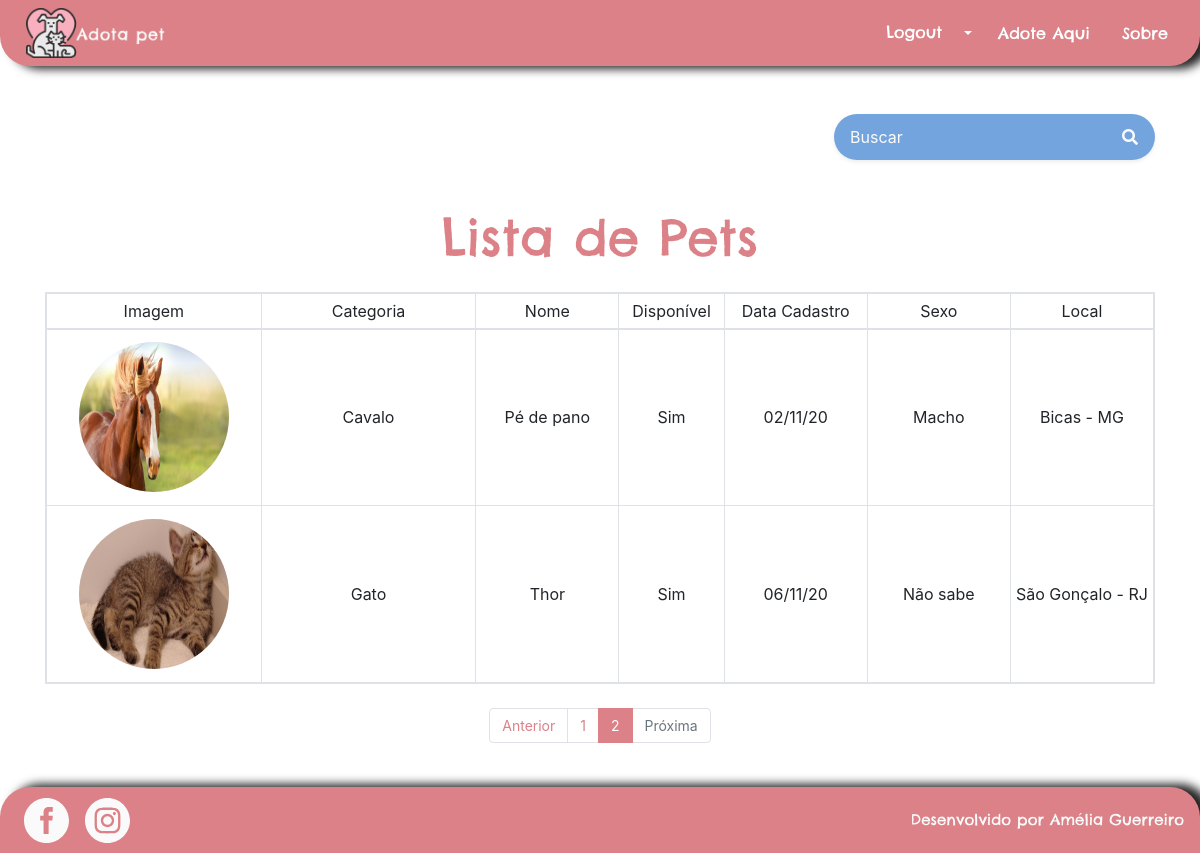
The app's page /pets/lista_pets/?pagina=2&query_string= (signed in), older data.
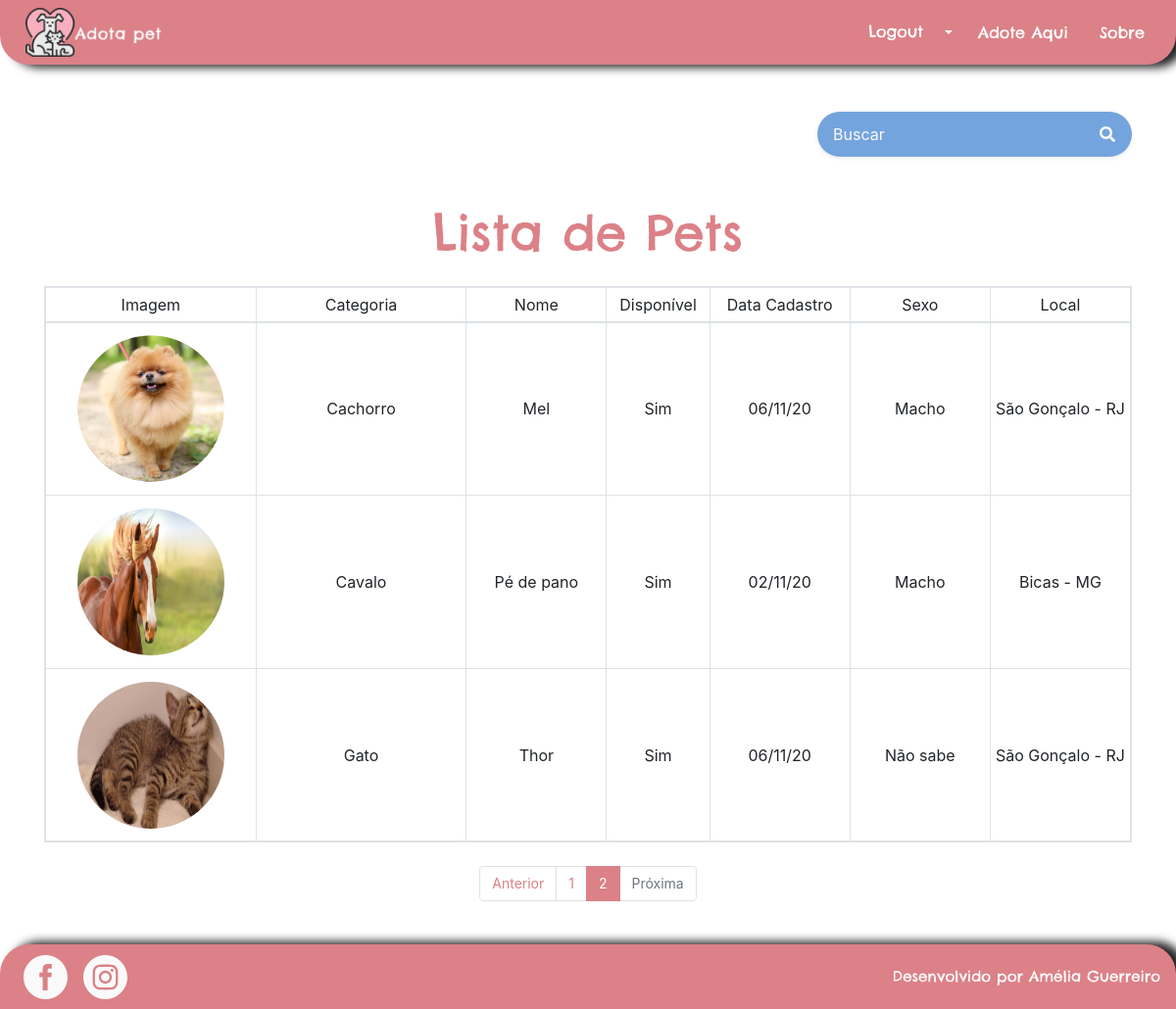
The same page, newer data.
### pet/models.py (models this page shows, shortened)
class Pet(models.Model):
    categoria = models.ForeignKey(Categoria, related_name='pets', on_delete=models.DO_NOTHING)
    nome = models.CharField(max_length=100, db_index=True)
    slug = models.SlugField(max_length=100)
    imagem = models.CharField(max_length=50, blank=True)
    preco = models.DecimalField(max_digits=6, decimal_places=2, default=0)
    disponivel = models.BooleanField(default=False)
    link_instagram = models.URLField(max_length=200, blank=True)
    link_facebook = models.URLField(max_length=200, blank=True)
    telefone = models.CharField(max_length=15)
    sexo_escolhas = [('F', 'Fêmea'), ('M', 'Macho'), ('N', 'Não sei')]
    sexo = models.CharField(max_length=1, choices=sexo_escolhas, default='N')
    descricao = models.TextField()
    data_cadastro = models.DateField()
    data_nascimento = models.DateField(blank=True)
    likes = models.PositiveIntegerField(default=0)
    dislikes = models.PositiveIntegerField(default=0)
    raca = models.CharField(max_length=20, blank=True)
    estado_escolhas = [('AC', 'Acre'), ('AL', 'Alagoas'), ('AP', 'Amapá'), ('AM', 'Amazonas'),
                       ('BA', 'Bahia'), ('CE', 'Ceará'), ('ES', 'Espírito Santo'), ('GO', 'Goiás'),
                       ('MA', 'Maranhão'), ('MT', 'Mato Grosso'), ('MS', 'Mato Grosso do Sul'),
                       ('MG', 'Minas Gerais'), ('PA', 'Pará'), ('PB', 'Paraíba'), ('PR', 'Paraná'),
                       ('PE', 'Pernambuco'),('PI', 'Piauí'), ('RJ', 'Rio de Janeiro'),
                       ('RN', 'Rio Grande do Norte'), ('RS', 'Rio Grande do Sul'),
                       ('RO', 'Rondônia'), ('RR', 'Roraima'), ('SC', 'Santa Catarina'),
                       ('SP', 'São Paulo'), ('SE', 'Sergipe'),
                       ('TO', 'Tocantins'), ('DF', 'Distrito Federal')]
    estado = models.CharField(max_length=2, choices=estado_escolhas)
    cep = models.CharField(max_length=9)
    cidade = models.CharField(max_length=20)
    class Meta:
        db_table='pet'
    def __str__(self):
        return self.nome
    def get_sexo(self):
        if self.sexo == "M":
            return "Macho"
        elif self.sexo == "F":
            return "Fêmea"
        elif self.sexo == "N":
            return "Não sabe"
    def get_disponivel(self):
        if self.disponivel:
            return "Sim"
        else:
            return "Não"

### categoria/models.py (models this page shows)
class Categoria(models.Model):
    nome = models.CharField(max_length=70, db_index=True, unique=True)
    slug = models.SlugField(max_length=70)
    class Meta:
        db_table = 'categoria'
        ordering = ('nome',)
    def __str__(self):
        return self.nome

### pet/views.py (the view)
# urls.py: path('lista_pets/', views.lista_pets, name='lista_pets'),
@user_passes_test(lambda u: u.is_staff)
def lista_pets(request):
    form = PesquisaPetForm(request.GET)
    if form.is_valid():
        query_string = form.cleaned_data['query_string']
        lista_de_pets = Pet.objects.filter(nome__icontains=query_string).order_by('nome') | Pet.objects.filter(cidade__icontains=query_string).order_by('nome') | Pet.objects.filter(estado__icontains=query_string).order_by('nome')
        paginator = Paginator(lista_de_pets, 3)
        pagina = request.GET.get('pagina')
        page_obj = paginator.get_page(pagina)
        print(lista_de_pets)
        print(page_obj)
        return render(request, 'pet/pesquisa_pet.html', {'pets': page_obj, 'form': form, 'query_string': query_string})
    else:
        raise ValueError("Ocorreu um erro inesperado ao tentr recuperar pet.")

### pet/forms.py
class PesquisaPetForm(forms.Form):
    query_string = forms.CharField(
        widget=forms.TextInput(attrs={'class': 'form-control border-0 bg-secondary', 'max-lenght': '100',
                                      'placeholder': 'Buscar', 'aria-describedby':'button-addon1',
                                      'style':'border-radius: 25px; background-color: var(--blue) !important; color: var(--white)'}, ),
        required=False
    )

### pet/templates/pet/pesquisa_pet.html (shortened to what this page needs)
{%  extends "base.html" %}
{% load static %}
{% block corpo %}
    <div class="container">
        <form action="" method="GET" class="d-flex justify-content-center justify-content-sm-end mb-3 mt-5">
            <div class="p-1 bg-secondary rounded rounded-pill shadow-sm mb-4" style="background-color: var(--blue) !important;">
                <div class="input-group">
                    {{ form.query_string }}
                     <div class="input-group-append">
                        <button id="button-addon1" type="submit" class="btn btn-link text-light">
                            <i class="fa fa-search"></i>
                        </button>
                    </div>
                </div>
            </div>
        </form>
        {% if pets %}
            <h1 class="mb-4 mt-4 text-center text-primary" style="font-size: 50px">Lista de Pets</h1>
            <table style="width: 100%" class="table table-sm table-bordered table-responsive mb-4">
                <thead>
                    <tr>
                        <th class="text-center">Imagem</th>
                        <th class="text-center">Categoria</th>
                        <th class="text-center">Nome</th>
                        <th class="text-center">Disponível</th>
                        <th class="text-center">Data Cadastro</th>
                        <th class="text-center">Sexo</th>
                        <th class="text-center">Local</th>
                    </tr>
                </thead>
                <tbody>
                    {%  for pet in pets %}
                        <tr>
                            <td class="text-center align-middle" width="15%">
                                <img style="width: 150px; height: 150px; border-radius: 200px;" class="mb-2 mt-2" src="{% static 'images/pets/' %}{{ pet.imagem }}" alt="{{ pet.nome }}">
                            </td>
                            <td class="text-center align-middle" width="15%">
                                {{ pet.categoria }}
                            </td>
                            <td width="10%" class="text-center align-middle">
                                {{ pet.nome }}
                            </td>
                            <td width="5%" class="text-center align-middle">
                                {{ pet.get_disponivel }}
                            </td>
                            <td width="10%" class="text-center align-middle">
                                {{ pet.data_cadastro | date:'d/m/y' }}
                            </td>
                            <td width="10%" class="text-center align-middle">
                                {{ pet.get_sexo }}
                            </td>
                            <td width="10%" class="text-center align-middle">
                                {{ pet.cidade }} - {{ pet.estado }}
                            </td>
                        </tr>
                    {% endfor %}
                </tbody>
            </table>
            <div style='font-size: 14px; margin-bottom: 28px' class="justify-content-center d-flex">
                {% if pets.has_other_pages %}
                 <ul class='pagination'>
                    {% if pets.has_previous %}
                       <li class='page-item'><a class='page-link' href='?pagina={{ pets.previous_page_number }}&query_string={{query_string}}'>Anterior</a></li>
                    {% else %}
                       <li class='page-item disabled'><a class='page-link' href='#' tabindex='-1'>Anterior</a></li>
                    {% endif %}
                    {% for i in pets.paginator.page_range %}
                       {% if pets.number == i %}
                          <li class='page-item active'><a class='page-link' href='#'>{{ i }} </a></li>
                       {% else %}
                          <li class='page-item'><a class='page-link' href='?pagina={{ i }}&query_string={{query_string}}'>{{ i }}</a></li>
                       {% endif %}
                    {% endfor %}
                    {% if pets.has_next %}
                       <li class='page-item'><a class='page-link' href='?pagina={{ pets.next_page_number }}&query_string={{query_string}}'>Próxima</a></li>
                    {% else %}
                       <li class='page-item disabled'><a class='page-link' href='#' tabindex='-1'>Próxima</a></li>
                    {% endif %}
                 </ul>
                {% endif %}
            </div>
        {% endif %}
    </div>
{% endblock %}

### templates/base.html (shortened to what this page needs)
{% load static %}
<!DOCTYPE html>
<html lang="pt">
<head>
    <link rel="stylesheet" type="text/css" href="{% static 'css/styles.css' %}">
    <link rel="stylesheet" type="text/css" href="{% static 'css/bootstrap.css' %}">
    <link rel="stylesheet" type="text/css" href="{% static 'css/custom.css' %}">
    <link rel="stylesheet" type="text/css" href="{% static 'css/all.css' %}">
</head>
<body>
    <div class="wrapper">
    {% block header %}
        <nav class="navbar navbar-expand-lg navbar-dark bg-primary ">
            <a href="/" class=" linkLogo"><img src="{% static 'images/logo.png' %}" id="logoNav"
                class="img-responsive img-fluid " alt="logo adotaPet"></a>
            <div class="collapse navbar-collapse justify-content-end" id="navbarTogglerDemo02">
              <ul class="nav linkNavBar mt-lg-0 justify-content-center">
                <div class="btn-group">
                    {% if not user.is_authenticated %}
                        <a href="{% url 'autenticacao:login' %}"><button type="button" class="btn text-white">Login</button></a>
                        <button type="button" class="btn dropdown-toggle dropdown-toggle-split text-white" data-toggle="dropdown" aria-haspopup="true" aria-expanded="false">
                            <span class="sr-only">Toggle Dropdown</span>
                        </button>
                        <div class="dropdown-menu">
                            <a class="dropdown-item" href="{% url 'autenticacao:registra_usuario' %}">Cadastre-se</a>
                        </div>
                    {% elif  user.is_staff%}
                         <a href="{% url 'autenticacao:logout' %}"><button type="button" class="btn text-white">Logout</button></a>
                        <button type="button" class="btn dropdown-toggle dropdown-toggle-split text-white" data-toggle="dropdown" aria-haspopup="true" aria-expanded="false">
                        </button>
                    {% else %}
                        <a href="{% url 'autenticacao:logout' %}"><button type="button" class="btn text-white">Logout</button></a>
                    {% endif %}
                </div>
                <li class="nav-item active ">
                  <a class="nav-link text-white" href="{% url 'pet:index' %}">Adote Aqui<span class="sr-only">(Página atual)</span></a>
                </li>
                <li class="nav-item">
                  <a class="nav-link text-white" href="/about/">Sobre</a>
                </li>
              </ul>
            </div>
        </nav>
    {% endblock %}
        {% block corpo %}
        {% endblock %}
    <div class="push"></div>
    </div>
    {% block footer %}
        <footer class="footer d-flex align-items-center">
            <div class="ml-4 d-inline-flex">
              <a href="https://www.facebook.com/jujubaohime"><img src="{% static 'images/iconFacebook.svg' %}", style="height: 45px; width: 45px;" alt="Facebook Icon"></a>
              <a href="https://www.instagram.com/jujubaohime/"><img src="{% static 'images/iconInstagram.svg' %}", class="ml-3" style="height: 45px; width: 45px;" alt="Instagram Icon"></a>
            </div>
            <h1 class="m-0 text-light h5 mr-3 ml-2 text-right w-100" style="font-size: 15px;">Desenvolvido por Amélia Guerreiro</h1>
        </footer>
    {% endblock %}
</body>
</html>

### static/css/styles.css (style rules this page uses)
html, body, div, span, applet, object, iframe, h1, h2, h3, h4, h5, h6, p, blockquote, pre, a, abbr, acronym, address, big, cite, code, del, dfn, em, img, ins, kbd, q, s, samp, small, strike, strong, sub, sup, tt, var, b, u, i, center, dl, dt, dd, ol, ul, li, fieldset, form, label, legend, table, caption, tbody, tfoot, thead, tr, th, td, article, aside, canvas, details, embed, figure, figcaption, footer, header, hgroup, menu, nav, output, ruby, section, summary, time, mark, audio, video { margin: 0; padding: 0; border: 0; font-size: 100%; font: inherit; vertical-align: baseline; }
article, aside, details, figcaption, figure, footer, header, hgroup, menu, nav, section { display: block; }
body { line-height: 1; }
ol, ul { list-style: none; }
table { border-collapse: collapse; border-spacing: 0; }
h1 { font-family: Chelsea !important; }
#logoNav { height: 50px; margin-left: 10px; }
.navbar { border-bottom-left-radius: 30px; border-bottom-right-radius: 30px; width: 100%; box-shadow: 10px 3px 10px #252525 }
.footer { box-shadow: 10px -3px 10px #252525; border-top-left-radius: 30px; border-top-right-radius: 30px; }
.linkNavBar a { font-family: Chelsea; transition: 0.3s; border-radius: 20px; }
.linkNavBar button { border-radius: 25px; transition: 0.3s; }
html, body { height: 100%; margin: 0; }
.wrapper { min-height: 100%; margin-bottom: -66px; }
.footer, .push { height: 66px; background: var(--primary); }
.push { background: none; }

### static/css/all.css (style rules this page uses)
.fa, .fas, .far, .fal, .fad, .fab { -moz-osx-font-smoothing: grayscale; -webkit-font-smoothing: antialiased; display: inline-block; font-style: normal; font-variant: normal; text-rendering: auto; line-height: 1; }
.fa-search:before { content: "\f002"; }

Row changes from the older to the newer data that the page shows:
added Pet: imagem (picture), categoria "Cachorro", nome "Mel", get_disponivel "Sim", data_cadastro "06/11/20", get_sexo "Macho", cidade "São Gonçalo", estado "RJ"
